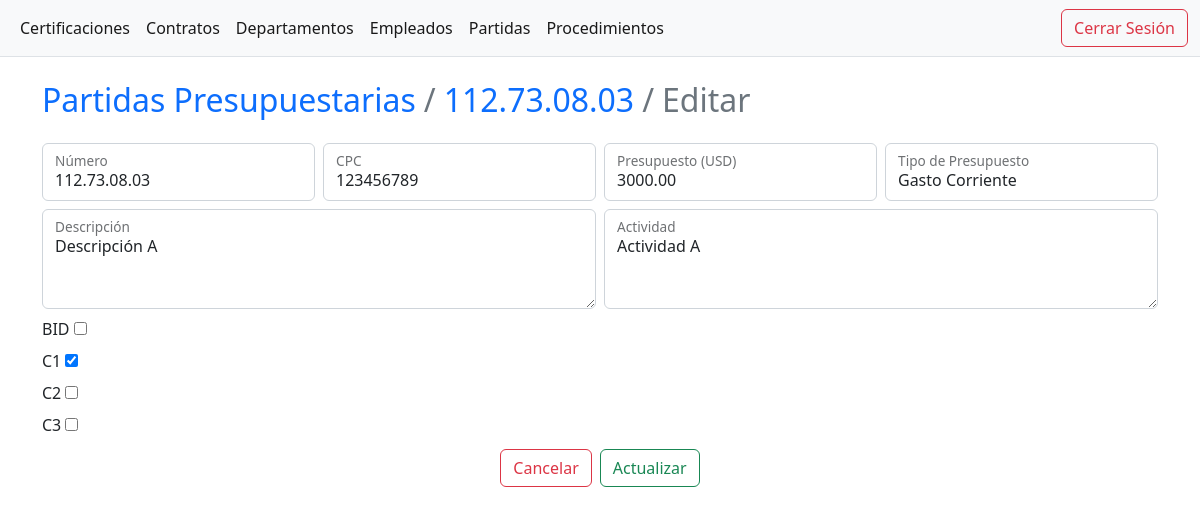
Screenshot of /budget_item/update/201/ (signed in) with the database file from the repository.
### apps/budget_item/models.py (models this page shows, shortened)
class BudgetItem(AuditModel):
    number = models.CharField(max_length=255)
    cpc = models.CharField(max_length=15)
    description = models.TextField()
    activity = models.TextField()
    budget = models.DecimalField(
        max_digits=20, decimal_places=2, validators=[MinValueValidator(0)])
    budget_type = models.CharField(max_length=21, choices=BudgetType.choices)
    bid = models.BooleanField(default=False)
    c1 = models.BooleanField(default=False)
    c2 = models.BooleanField(default=False)
    c3 = models.BooleanField(default=False)
    class Meta:
        ordering = ["number", "description", "activity"]
        unique_together = ["number", "description", "activity"]

### apps/budget_item/views.py (the view)
# urls.py: path("update/<int:pk>/", views.update_budget_item, name="update")
def update_budget_item(request: HttpRequest, pk: int) -> HttpResponse | HttpResponseRedirect:
    try:
        budget_item = BudgetItem.objects.get(pk=pk)
    except BudgetItem.DoesNotExist:
        context = {"message": "Partida presupuestaria no encontrada"}
        return render(request, "budget_item/list.html", context)
    except Exception as error:
        context = {"Exception": error}
        return render(request, "budget_item/list.html", context)
    else:
        context = {
            "budget_item": budget_item,
            "budget_types": BudgetType.choices
        }
    if request.method == "POST":
        budget_item.number = request.POST.get("number").strip()
        budget_item.cpc = request.POST.get("cpc").strip()
        budget_item.budget = request.POST.get("budget")
        budget_item.budget_type = request.POST.get("budget_type")
        budget_item.description = request.POST.get("description").strip()
        budget_item.activity = request.POST.get("activity").strip()
        budget_item.bid = request.POST.get("bid") == "on"
        budget_item.c1 = request.POST.get("c1") == "on"
        budget_item.c2 = request.POST.get("c2") == "on"
        budget_item.c3 = request.POST.get("c3") == "on"
        try:
            budget_item.save()
        except IntegrityError as error:
            context["IntegrityError"] = error
            return render(request, "budget_item/update.html", context)
        except Exception as error:
            context["Exception"] = error
            return render(request, "budget_item/update.html", context)
        else:
            return redirect(reverse_lazy("budget_item:detail", args=[pk]))
    else:
        return render(request, "budget_item/update.html", context)

### templates/budget_item/update.html (shortened to what this page needs)
{% extends 'base.html' %}
{% block body %}
  <ol class="breadcrumb">
    <li class="breadcrumb-item h2" aria-current="page">
      <a class="text-decoration-none" href="{% url 'budget_item:list' %}">Partidas Presupuestarias</a>
    </li>
    <li class="breadcrumb-item h2" aria-current="page">
      <a class="text-decoration-none" href="{% url 'budget_item:detail' budget_item.pk %}">{{ budget_item.number }}</a>
    </li>
    <li class="breadcrumb-item h2 active" aria-current="page">Editar</li>
  </ol>
  <form method="POST" class="row g-2">
    <div class="col-md-3 col-6">
      <div class="form-floating">
        <input type="text" class="form-control" id="number" name="number" maxlength="255" value="{{ budget_item.number }}" required />
        <label for="number">Número</label>
      </div>
    </div>
    <div class="col-md-3 col-6">
      <div class="form-floating">
        <input type="text" class="form-control" id="cpc" name="cpc" maxlength="15" value="{{ budget_item.cpc }}" required />
        <label for="cpc">CPC</label>
      </div>
    </div>
    <div class="col-md-3 col-6">
      <div class="form-floating">
        <input type="number" class="form-control" id="budget" name="budget" value="{{ budget_item.budget }}" step="0.01" min="0" required />
        <label for="budget">Presupuesto (USD)</label>
      </div>
    </div>
    <div class="col-md-3 col-6">
      <div class="form-floating">
        <select class="form-control" id="budget_type" name="budget_type">
          {% for budget_type in budget_types %}
            {% if budget_type.0 == budget_item.budget_type %}
              <option value="{{ budget_type.0 }}" selected>{{ budget_type.1 }}</option>
            {% else %}
              <option value="{{ budget_type.0 }}">{{ budget_type.1 }}</option>
            {% endif %}
          {% endfor %}
        </select>
        <label for="budget_type">Tipo de Presupuesto</label>
      </div>
    </div>
    <div class="col-md-6 col-12">
      <div class="form-floating">
        <textarea class="form-control" style="min-height: 100px" id="description" name="description" rows="3" required>{{ budget_item.description }}</textarea>
        <label for="description">Descripción</label>
      </div>
    </div>
    <div class="col-md-6 col-12">
      <div class="form-floating">
        <textarea class="form-control" style="min-height: 100px" id="activity" name="activity" rows="3" required>{{ budget_item.activity }}</textarea>
        <label for="activity">Actividad</label>
      </div>
    </div>
    <div class="form-group">
      <label for="bid">BID</label>
      {% if budget_item.bid %}
        <input type="checkbox" id="bid" name="bid" checked />
      {% else %}
        <input type="checkbox" id="bid" name="bid" />
      {% endif %}
    </div>
    <div class="form-group">
      <label for="c1">C1</label>
      {% if budget_item.c1 %}
        <input type="checkbox" id="c1" name="c1" checked />
      {% else %}
        <input type="checkbox" id="c1" name="c1" />
      {% endif %}
    </div>
    <div class="form-group">
      <label for="c2">C2</label>
      {% if budget_item.c2 %}
        <input type="checkbox" id="c2" name="c2" checked />
      {% else %}
        <input type="checkbox" id="c2" name="c2" />
      {% endif %}
    </div>
    <div class="form-group">
      <label for="c3">C3</label>
      {% if budget_item.c3 %}
        <input type="checkbox" id="c3" name="c3" checked />
      {% else %}
        <input type="checkbox" id="c3" name="c3" />
      {% endif %}
    </div>
    <div class="d-flex justify-content-center">
      <a href="{% url 'budget_item:list' %}" class="m-1 btn btn-outline-danger">Cancelar</a>
      <button type="submit" class="m-1 btn btn-outline-success">Actualizar</button>
    </div>
  </form>
{% endblock %}

### rows the page displays
BudgetItem: number "112.73.08.03", cpc "123456789", budget "3000.00", budget_type "Gasto Corriente", description "Descripción A", activity "Actividad A"
